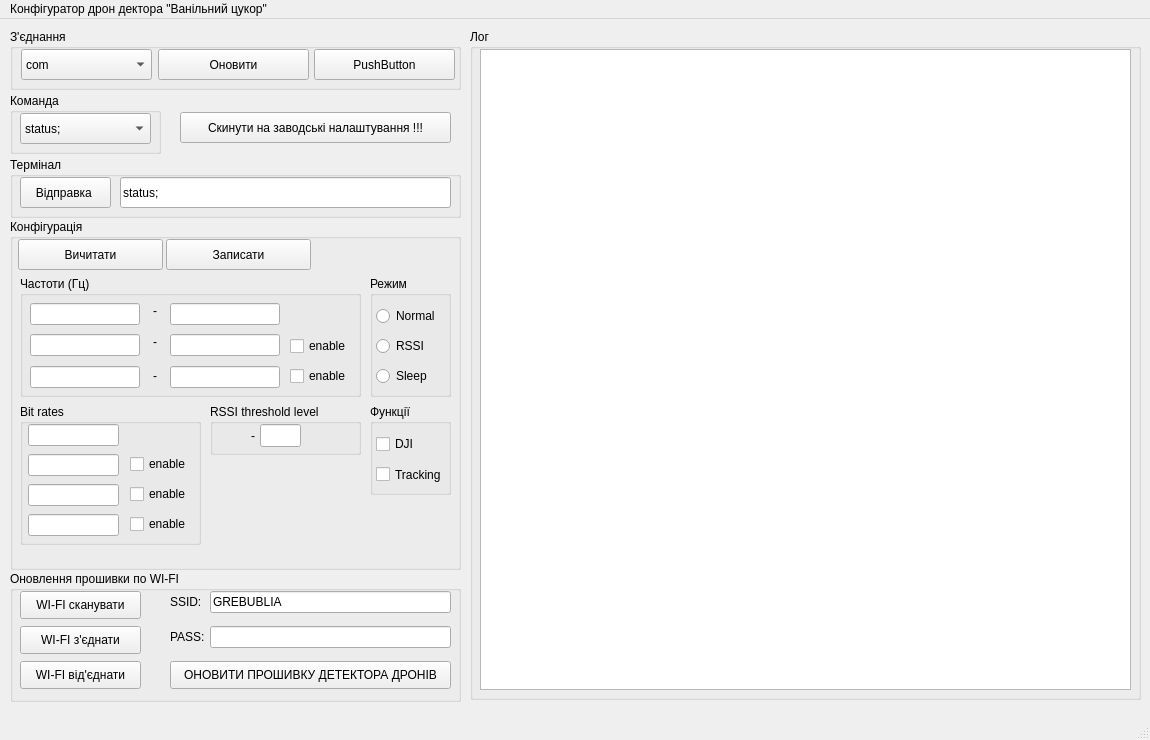
<?xml version="1.0" encoding="UTF-8"?>
<ui version="4.0">
 <class>MainWindow</class>
 <widget class="QMainWindow" name="MainWindow">
  <property name="geometry">
   <rect>
    <x>0</x>
    <y>0</y>
    <width>1150</width>
    <height>740</height>
   </rect>
  </property>
  <property name="minimumSize">
   <size>
    <width>1150</width>
    <height>740</height>
   </size>
  </property>
  <property name="maximumSize">
   <size>
    <width>1150</width>
    <height>740</height>
   </size>
  </property>
  <property name="sizeIncrement">
   <size>
    <width>1000</width>
    <height>740</height>
   </size>
  </property>
  <property name="windowTitle">
   <string>MainWindow</string>
  </property>
  <widget class="QWidget" name="centralwidget">
   <widget class="QTextEdit" name="textEdit">
    <property name="geometry">
     <rect>
      <x>480</x>
      <y>30</y>
      <width>651</width>
      <height>641</height>
     </rect>
    </property>
    <property name="layoutDirection">
     <enum>Qt::LeftToRight</enum>
    </property>
    <property name="autoFillBackground">
     <bool>false</bool>
    </property>
    <property name="styleSheet">
     <string notr="true"/>
    </property>
    <property name="verticalScrollBarPolicy">
     <enum>Qt::ScrollBarAsNeeded</enum>
    </property>
    <property name="autoFormatting">
     <set>QTextEdit::AutoNone</set>
    </property>
    <property name="undoRedoEnabled">
     <bool>true</bool>
    </property>
    <property name="readOnly">
     <bool>false</bool>
    </property>
   </widget>
   <widget class="QGroupBox" name="groupBox">
    <property name="geometry">
     <rect>
      <x>10</x>
      <y>10</y>
      <width>451</width>
      <height>61</height>
     </rect>
    </property>
    <property name="title">
     <string>З'єднання</string>
    </property>
    <widget class="QComboBox" name="comboBox">
     <property name="geometry">
      <rect>
       <x>11</x>
       <y>20</y>
       <width>131</width>
       <height>31</height>
      </rect>
     </property>
     <item>
      <property name="text">
       <string>com</string>
      </property>
     </item>
    </widget>
    <widget class="QPushButton" name="pushButton_5">
     <property name="geometry">
      <rect>
       <x>148</x>
       <y>20</y>
       <width>151</width>
       <height>31</height>
      </rect>
     </property>
     <property name="text">
      <string>Оновити</string>
     </property>
    </widget>
    <widget class="QPushButton" name="pushButton">
     <property name="geometry">
      <rect>
       <x>304</x>
       <y>20</y>
       <width>141</width>
       <height>31</height>
      </rect>
     </property>
     <property name="text">
      <string>PushButton</string>
     </property>
    </widget>
   </widget>
   <widget class="QGroupBox" name="groupBox_3">
    <property name="geometry">
     <rect>
      <x>470</x>
      <y>10</y>
      <width>671</width>
      <height>671</height>
     </rect>
    </property>
    <property name="title">
     <string>Лог</string>
    </property>
   </widget>
   <widget class="QGroupBox" name="groupBox_4">
    <property name="geometry">
     <rect>
      <x>10</x>
      <y>200</y>
      <width>451</width>
      <height>351</height>
     </rect>
    </property>
    <property name="title">
     <string>Конфігурація</string>
    </property>
    <widget class="QPushButton" name="pushButton_3">
     <property name="geometry">
      <rect>
       <x>156</x>
       <y>20</y>
       <width>145</width>
       <height>31</height>
      </rect>
     </property>
     <property name="text">
      <string>Записати</string>
     </property>
    </widget>
    <widget class="QGroupBox" name="groupBox_5">
     <property name="geometry">
      <rect>
       <x>10</x>
       <y>57</y>
       <width>341</width>
       <height>121</height>
      </rect>
     </property>
     <property name="title">
      <string>Частоти (Гц)</string>
     </property>
     <widget class="QLineEdit" name="lineEdit_f0">
      <property name="geometry">
       <rect>
        <x>10</x>
        <y>27</y>
        <width>110</width>
        <height>22</height>
       </rect>
      </property>
      <property name="text">
       <string/>
      </property>
     </widget>
     <widget class="QLabel" name="label_3">
      <property name="geometry">
       <rect>
        <x>133</x>
        <y>27</y>
        <width>16</width>
        <height>16</height>
       </rect>
      </property>
      <property name="text">
       <string>-</string>
      </property>
     </widget>
     <widget class="QLineEdit" name="lineEdit_f1">
      <property name="geometry">
       <rect>
        <x>150</x>
        <y>27</y>
        <width>110</width>
        <height>22</height>
       </rect>
      </property>
      <property name="text">
       <string/>
      </property>
     </widget>
     <widget class="QLabel" name="label_4">
      <property name="geometry">
       <rect>
        <x>133</x>
        <y>58</y>
        <width>16</width>
        <height>16</height>
       </rect>
      </property>
      <property name="text">
       <string>-</string>
      </property>
     </widget>
     <widget class="QLineEdit" name="lineEdit_f3">
      <property name="geometry">
       <rect>
        <x>150</x>
        <y>58</y>
        <width>110</width>
        <height>22</height>
       </rect>
      </property>
      <property name="text">
       <string/>
      </property>
     </widget>
     <widget class="QLineEdit" name="lineEdit_f2">
      <property name="geometry">
       <rect>
        <x>10</x>
        <y>58</y>
        <width>110</width>
        <height>22</height>
       </rect>
      </property>
      <property name="text">
       <string/>
      </property>
     </widget>
     <widget class="QLabel" name="label_5">
      <property name="geometry">
       <rect>
        <x>133</x>
        <y>92</y>
        <width>10</width>
        <height>16</height>
       </rect>
      </property>
      <property name="text">
       <string>-</string>
      </property>
     </widget>
     <widget class="QLineEdit" name="lineEdit_f5">
      <property name="geometry">
       <rect>
        <x>150</x>
        <y>90</y>
        <width>110</width>
        <height>22</height>
       </rect>
      </property>
      <property name="text">
       <string/>
      </property>
     </widget>
     <widget class="QLineEdit" name="lineEdit_f4">
      <property name="geometry">
       <rect>
        <x>10</x>
        <y>90</y>
        <width>110</width>
        <height>22</height>
       </rect>
      </property>
      <property name="text">
       <string/>
      </property>
     </widget>
     <widget class="QCheckBox" name="checkBox_fe2">
      <property name="geometry">
       <rect>
        <x>270</x>
        <y>60</y>
        <width>61</width>
        <height>20</height>
       </rect>
      </property>
      <property name="text">
       <string>enable</string>
      </property>
     </widget>
     <widget class="QCheckBox" name="checkBox_fe3">
      <property name="geometry">
       <rect>
        <x>270</x>
        <y>90</y>
        <width>61</width>
        <height>20</height>
       </rect>
      </property>
      <property name="text">
       <string>enable</string>
      </property>
     </widget>
    </widget>
    <widget class="QGroupBox" name="groupBox_6">
     <property name="geometry">
      <rect>
       <x>10</x>
       <y>185</y>
       <width>181</width>
       <height>141</height>
      </rect>
     </property>
     <property name="title">
      <string>Bit rates</string>
     </property>
     <widget class="QLineEdit" name="lineEdit_br0">
      <property name="geometry">
       <rect>
        <x>8</x>
        <y>20</y>
        <width>91</width>
        <height>22</height>
       </rect>
      </property>
      <property name="text">
       <string/>
      </property>
     </widget>
     <widget class="QLineEdit" name="lineEdit_br1">
      <property name="geometry">
       <rect>
        <x>8</x>
        <y>50</y>
        <width>91</width>
        <height>22</height>
       </rect>
      </property>
      <property name="text">
       <string/>
      </property>
     </widget>
     <widget class="QLineEdit" name="lineEdit_br2">
      <property name="geometry">
       <rect>
        <x>8</x>
        <y>80</y>
        <width>91</width>
        <height>22</height>
       </rect>
      </property>
      <property name="text">
       <string/>
      </property>
     </widget>
     <widget class="QLineEdit" name="lineEdit_br3">
      <property name="geometry">
       <rect>
        <x>8</x>
        <y>110</y>
        <width>91</width>
        <height>22</height>
       </rect>
      </property>
      <property name="text">
       <string/>
      </property>
     </widget>
     <widget class="QCheckBox" name="checkBox_be3">
      <property name="geometry">
       <rect>
        <x>110</x>
        <y>80</y>
        <width>61</width>
        <height>20</height>
       </rect>
      </property>
      <property name="text">
       <string>enable</string>
      </property>
     </widget>
     <widget class="QCheckBox" name="checkBox_be2">
      <property name="geometry">
       <rect>
        <x>110</x>
        <y>50</y>
        <width>61</width>
        <height>20</height>
       </rect>
      </property>
      <property name="text">
       <string>enable</string>
      </property>
     </widget>
     <widget class="QCheckBox" name="checkBox_be4">
      <property name="geometry">
       <rect>
        <x>110</x>
        <y>110</y>
        <width>61</width>
        <height>20</height>
       </rect>
      </property>
      <property name="text">
       <string>enable</string>
      </property>
     </widget>
    </widget>
    <widget class="QGroupBox" name="groupBox_7">
     <property name="geometry">
      <rect>
       <x>200</x>
       <y>185</y>
       <width>151</width>
       <height>51</height>
      </rect>
     </property>
     <property name="title">
      <string>RSSI threshold level</string>
     </property>
     <widget class="QLineEdit" name="lineEdit_rssi_l">
      <property name="geometry">
       <rect>
        <x>50</x>
        <y>20</y>
        <width>41</width>
        <height>23</height>
       </rect>
      </property>
      <property name="text">
       <string/>
      </property>
     </widget>
     <widget class="QLabel" name="label_6">
      <property name="geometry">
       <rect>
        <x>41</x>
        <y>24</y>
        <width>10</width>
        <height>16</height>
       </rect>
      </property>
      <property name="text">
       <string>-</string>
      </property>
     </widget>
    </widget>
    <widget class="QPushButton" name="pushButton_2">
     <property name="geometry">
      <rect>
       <x>8</x>
       <y>20</y>
       <width>145</width>
       <height>31</height>
      </rect>
     </property>
     <property name="text">
      <string>Вичитати</string>
     </property>
    </widget>
    <widget class="QGroupBox" name="groupBox_11">
     <property name="geometry">
      <rect>
       <x>360</x>
       <y>185</y>
       <width>81</width>
       <height>91</height>
      </rect>
     </property>
     <property name="title">
      <string>Функції</string>
     </property>
     <widget class="QCheckBox" name="checkBox_DJI">
      <property name="geometry">
       <rect>
        <x>6</x>
        <y>30</y>
        <width>41</width>
        <height>20</height>
       </rect>
      </property>
      <property name="text">
       <string>DJI</string>
      </property>
     </widget>
     <widget class="QCheckBox" name="checkBox_Tracking">
      <property name="geometry">
       <rect>
        <x>6</x>
        <y>60</y>
        <width>81</width>
        <height>21</height>
       </rect>
      </property>
      <property name="text">
       <string>Tracking</string>
      </property>
     </widget>
    </widget>
    <widget class="QGroupBox" name="groupBox_12">
     <property name="geometry">
      <rect>
       <x>360</x>
       <y>57</y>
       <width>81</width>
       <height>121</height>
      </rect>
     </property>
     <property name="title">
      <string>Режим</string>
     </property>
     <widget class="QRadioButton" name="radioButton_sleep">
      <property name="geometry">
       <rect>
        <x>6</x>
        <y>90</y>
        <width>71</width>
        <height>20</height>
       </rect>
      </property>
      <property name="text">
       <string>Sleep</string>
      </property>
     </widget>
     <widget class="QRadioButton" name="radioButton_rssi">
      <property name="geometry">
       <rect>
        <x>6</x>
        <y>60</y>
        <width>71</width>
        <height>20</height>
       </rect>
      </property>
      <property name="text">
       <string>RSSI</string>
      </property>
     </widget>
     <widget class="QRadioButton" name="radioButton_normal">
      <property name="geometry">
       <rect>
        <x>6</x>
        <y>30</y>
        <width>71</width>
        <height>20</height>
       </rect>
      </property>
      <property name="text">
       <string>Normal</string>
      </property>
     </widget>
    </widget>
   </widget>
   <widget class="QGroupBox" name="groupBox_2">
    <property name="geometry">
     <rect>
      <x>10</x>
      <y>552</y>
      <width>451</width>
      <height>131</height>
     </rect>
    </property>
    <property name="title">
     <string>Оновлення прошивки по WI-FI</string>
    </property>
    <widget class="QPushButton" name="pushButton_20">
     <property name="geometry">
      <rect>
       <x>160</x>
       <y>90</y>
       <width>281</width>
       <height>28</height>
      </rect>
     </property>
     <property name="text">
      <string>ОНОВИТИ ПРОШИВКУ ДЕТЕКТОРА ДРОНІВ</string>
     </property>
    </widget>
    <widget class="QPushButton" name="pushButton_10">
     <property name="geometry">
      <rect>
       <x>10</x>
       <y>55</y>
       <width>121</width>
       <height>28</height>
      </rect>
     </property>
     <property name="text">
      <string>WI-FI з'єднати</string>
     </property>
    </widget>
    <widget class="QPushButton" name="pushButton_19">
     <property name="geometry">
      <rect>
       <x>10</x>
       <y>90</y>
       <width>121</width>
       <height>28</height>
      </rect>
     </property>
     <property name="text">
      <string>WI-FI від'єднати</string>
     </property>
    </widget>
    <widget class="QLineEdit" name="lineEdit_2">
     <property name="geometry">
      <rect>
       <x>200</x>
       <y>55</y>
       <width>241</width>
       <height>22</height>
      </rect>
     </property>
     <property name="text">
      <string/>
     </property>
    </widget>
    <widget class="QLineEdit" name="lineEdit">
     <property name="geometry">
      <rect>
       <x>200</x>
       <y>20</y>
       <width>241</width>
       <height>22</height>
      </rect>
     </property>
     <property name="text">
      <string>GREBUBLIA</string>
     </property>
    </widget>
    <widget class="QLabel" name="label_2">
     <property name="geometry">
      <rect>
       <x>160</x>
       <y>58</y>
       <width>41</width>
       <height>16</height>
      </rect>
     </property>
     <property name="text">
      <string>PASS:</string>
     </property>
    </widget>
    <widget class="QLabel" name="label">
     <property name="geometry">
      <rect>
       <x>160</x>
       <y>23</y>
       <width>41</width>
       <height>16</height>
      </rect>
     </property>
     <property name="text">
      <string>SSID:</string>
     </property>
    </widget>
    <widget class="QPushButton" name="pushButton_11">
     <property name="geometry">
      <rect>
       <x>10</x>
       <y>20</y>
       <width>121</width>
       <height>28</height>
      </rect>
     </property>
     <property name="text">
      <string>WI-FI сканувати</string>
     </property>
    </widget>
   </widget>
   <widget class="QGroupBox" name="groupBox_10">
    <property name="geometry">
     <rect>
      <x>10</x>
      <y>138</y>
      <width>451</width>
      <height>61</height>
     </rect>
    </property>
    <property name="title">
     <string>Термінал</string>
    </property>
    <widget class="QPushButton" name="pushButton_22">
     <property name="geometry">
      <rect>
       <x>10</x>
       <y>20</y>
       <width>91</width>
       <height>31</height>
      </rect>
     </property>
     <property name="text">
      <string>Відправка </string>
     </property>
    </widget>
    <widget class="QLineEdit" name="lineEdit_15">
     <property name="geometry">
      <rect>
       <x>110</x>
       <y>20</y>
       <width>331</width>
       <height>31</height>
      </rect>
     </property>
     <property name="text">
      <string>status;</string>
     </property>
    </widget>
   </widget>
   <widget class="QGroupBox" name="groupBox_9">
    <property name="geometry">
     <rect>
      <x>10</x>
      <y>74</y>
      <width>151</width>
      <height>61</height>
     </rect>
    </property>
    <property name="title">
     <string>Команда</string>
    </property>
    <widget class="QComboBox" name="comboBox_2">
     <property name="geometry">
      <rect>
       <x>10</x>
       <y>20</y>
       <width>131</width>
       <height>31</height>
      </rect>
     </property>
     <item>
      <property name="text">
       <string>status;</string>
      </property>
     </item>
     <item>
      <property name="text">
       <string>settings;</string>
      </property>
     </item>
     <item>
      <property name="text">
       <string>restart;</string>
      </property>
     </item>
     <item>
      <property name="text">
       <string>wifi client scan;</string>
      </property>
     </item>
     <item>
      <property name="text">
       <string>update;</string>
      </property>
     </item>
     <item>
      <property name="text">
       <string>upload captures;</string>
      </property>
     </item>
     <item>
      <property name="text">
       <string>verbose 1;</string>
      </property>
     </item>
     <item>
      <property name="text">
       <string>verbose 0;</string>
      </property>
     </item>
     <item>
      <property name="text">
       <string>tracking enable;</string>
      </property>
     </item>
     <item>
      <property name="text">
       <string>tracking disable;</string>
      </property>
     </item>
     <item>
      <property name="text">
       <string>dji 1;</string>
      </property>
     </item>
     <item>
      <property name="text">
       <string>dji 0;</string>
      </property>
     </item>
     <item>
      <property name="text">
       <string>test alarm orlan;</string>
      </property>
     </item>
     <item>
      <property name="text">
       <string>test alarm eleron;</string>
      </property>
     </item>
     <item>
      <property name="text">
       <string>test alarm rssi;</string>
      </property>
     </item>
     <item>
      <property name="text">
       <string>test alarm tracking;</string>
      </property>
     </item>
    </widget>
   </widget>
   <widget class="QPushButton" name="pushButton_4">
    <property name="geometry">
     <rect>
      <x>180</x>
      <y>93</y>
      <width>271</width>
      <height>31</height>
     </rect>
    </property>
    <property name="text">
     <string>Скинути на заводські налаштування !!!</string>
    </property>
   </widget>
   <zorder>groupBox_2</zorder>
   <zorder>groupBox_4</zorder>
   <zorder>groupBox_3</zorder>
   <zorder>groupBox</zorder>
   <zorder>textEdit</zorder>
   <zorder>groupBox_10</zorder>
   <zorder>groupBox_9</zorder>
   <zorder>pushButton_4</zorder>
  </widget>
  <widget class="QMenuBar" name="menubar">
   <property name="geometry">
    <rect>
     <x>0</x>
     <y>0</y>
     <width>1150</width>
     <height>26</height>
    </rect>
   </property>
   <widget class="QMenu" name="menu">
    <property name="title">
     <string>Конфігуратор дрон дектора &quot;Ванільний цукор&quot;</string>
    </property>
   </widget>
   <addaction name="menu"/>
  </widget>
  <widget class="QStatusBar" name="statusbar"/>
 </widget>
 <resources/>
 <connections/>
</ui>
